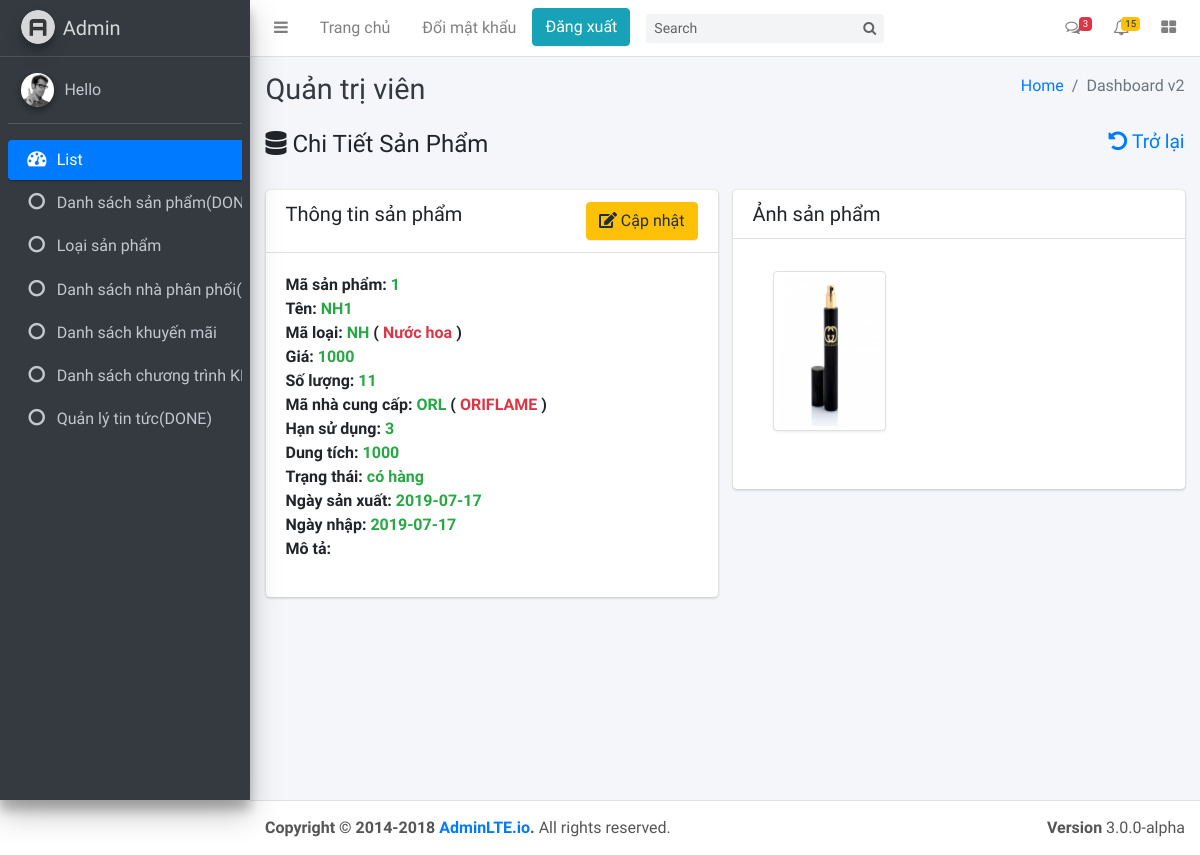
Screenshot of /admin/indexAdmin.php?page=detail-product&&masp=1 with the database file from the repository.
### tables this page shows
CREATE TABLE `sp` (
  `MaSP` varchar(25) NOT NULL,
  `Maloai` varchar(25) NOT NULL,
  `Tensp` varchar(250) NOT NULL,
  `Gia` int(11) NOT NULL,
  `Soluong` int(11) NOT NULL,
  `MaNcc` varchar(25) NOT NULL,
  `Ngaysanxuat` date NOT NULL,
  `hansudung` int(11) NOT NULL,
  `dungtich` int(11) NOT NULL,
  `Mota` mediumtext NOT NULL,
  `Ngaynhaphang` date NOT NULL,
  `trangthai` varchar(25) NOT NULL
);

CREATE TABLE `loaisp` (
  `MaLoai` varchar(25) NOT NULL,
  `TenLoai` varchar(250) NOT NULL,
  `Mota` mediumtext NOT NULL
);

CREATE TABLE `nhacungcap` (
  `MaNCC` varchar(25) NOT NULL,
  `TenNCC` varchar(250) NOT NULL,
  `Diachi` varchar(500) NOT NULL,
  `MaSoThue` varchar(25) NOT NULL,
  `Gioithieu` mediumtext NOT NULL
);

CREATE TABLE `video` (
  `MaMulti` varchar(25) NOT NULL,
  `URLVideo` varchar(250) NOT NULL,
  `URLHinh` varchar(250) NOT NULL,
  `MaSP` varchar(25) NOT NULL,
  `MaTin` varchar(25) NOT NULL,
  `MaKH` varchar(25) NOT NULL
);

### select.php (called while the page is built, shortened)
<?php
    function query_select($sql)
    {
        $table = array();
        try {
            include 'connect.php';
            $stmt = $conn->prepare($sql);
            $stmt->execute();
            $table = $stmt;
        } catch (PDOException $e) {
            echo "connection failed: " . $e->getMessage();
        }
        return $table;
    }
?>

### admin/Detail/detail-product.php (the view, shortened to what this page needs)
<?php $masp = $_GET['masp']; ?>
<div class="row">
    <div class="col-12">
        <h4>
            <i class="fas fa-database"></i> Chi Tiết Sản Phẩm
            <small class="float-right"><a href="indexAdmin.php"><i class="fas fa-undo-alt"></i> Trở lại</a></small>
        </h4>
    </div>
</div><br>
<div class="row">
    <div class="col-md-6">
        <form method="POST" action="">
            <div class="card">
                <div class="card-header">
                    <h3 class="card-title">
                        Thông tin sản phẩm
                        <small class="float-right">
                            <?php
                                if(isset($_POST['submit-undo']) || !isset($_POST['submit-undo']))
                                {
                                    echo '<button type="submit" class="btn btn-warning" name="update-product"><i class="fas fa-edit"></i> Cập nhật</button>';
                                }
                            ?>
                        </small>
                    </h3>
                </div>
                <?php
                    $table = query_select("SELECT * FROM sp, loaisp, nhacungcap WHERE sp.Maloai = loaisp.Maloai AND sp.MaNcc = nhacungcap.MaNCC AND sp.MaSP = '$masp'");
                    $count = $table->rowCount();
                    if($count > 0)
                    {
                        foreach ($table as $row) {
                ?>
                <div class="card-body">
                    <?php
                        if(!isset($_POST['update-product']))
                        {
                            ?>
                            <dl>
                                <dt>Mã sản phẩm: <span class="text-success"><?php echo $row['MaSP']; ?></span> </dt>
                                <dt>Tên: <span class="text-success"><?php echo $row['Tensp']; ?></span> </dt>
                                <dt>Mã loại: <span class="text-success"><?php echo $row['Maloai']; ?></span> ( <span class="text-danger"><?php echo $row['TenLoai']; ?></span> ) </dt>
                                <dt>Giá: <span class="text-success"><?php echo $row['Gia']; ?></span> </dt>
                                <dt>Số lượng: <span class="text-success"><?php echo $row['Soluong']; ?></span> </dt>
                                <dt>Mã nhà cung cấp: <span class="text-success"><?php echo $row['MaNcc']; ?></span> ( <span class="text-danger"><?php echo $row['TenNCC']; ?></span> )</dt>
                                <dt>Hạn sử dụng: <span class="text-success"><?php echo $row['hansudung']; ?></span> </dt>
                                <dt>Dung tích: <span class="text-success"><?php echo $row['dungtich']; ?></span> </dt>
                                <dt>Trạng thái: <span class="text-success"><?php echo $row['trangthai']; ?></span> </dt>
                                <dt>Ngày sản xuất: <span class="text-success"><?php echo $row['Ngaysanxuat']; ?></span> </dt>
                                <dt>Ngày nhập: <span class="text-success"><?php echo $row['Ngaynhaphang']; ?></span> </dt>
                                <dt>Mô tả: <span class="text-success"><?php echo $row['MotaSP']; ?></span> </dt>
                            </dl>
                        <?php
                        }
                    ?>
                </div>
                <?php
                        }
                    }
                ?>
            </div>
        </form>
    </div>
    <div class="col-md-6">
        <div class="card">
            <div class="card-header">
                <h3 class="card-title">
                    Ảnh sản phẩm
                </h3>
            </div>
            <div class="card-body">
                <dl class="dl-horizontal">
                    <div class="card-footer bg-white">
                        <div class="row">
                            <?php
                                $table = query_select("SELECT * FROM video WHERE video.MaSP = '$masp'");
                                $count = $table->rowCount();
                                if($count > 0)
                                {
                                    foreach ($table as $row_img) {
                            ?>
                            <div class="col-md-4" style="margin-bottom:10px;">
                                <img class="img-thumbnail" src="./../<?php echo $row_img['URLHinh'] ?>" style="height:160px;">
                            </div>
                                <?php
                                    }
                                }
                            ?>
                        </div>
                    </div>
                </dl>
            </div>
        </div>
    </div>
</div>

### assets/scss/main.css (style rules this page uses)
html, body, div, span, object, iframe, h1, h2, h3, h4, h5, h6, p, blockquote, pre, abbr, address, cite, code, del, dfn, em, img, ins, kbd, q, samp, small, strong, sub, sup, var, b, i, dl, dt, dd, ol, ul, li, fieldset, form, label, legend, table, caption, tbody, tfoot, thead, tr, th, td, article, aside, canvas, details, figcaption, figure, footer, header, hgroup, menu, nav, section, summary, time, mark, audio, video { margin: 0; padding: 0; border: 0; outline: 0; font-size: 100%; vertical-align: baseline; background: transparent; box-sizing: border-box; -moz-box-sizing: border-box; -webkit-box-sizing: border-box; }
body { font: 15px/1 poppins-regular, Arial, Helvetica, sans-serif; }
a { margin: 0; padding: 0; font-size: 100%; vertical-align: baseline; background: transparent; text-decoration: none; }

### rows the page displays
sp: MaSP "1", Tensp "NH1", Maloai "NH", Maloai.TenLoai "Nước hoa", Gia "1000", Soluong "11", MaNcc "ORL", MaNcc.TenNCC "ORIFLAME", hansudung "3", dungtich "1000", trangthai "có hàng", Ngaysanxuat "2019-07-17", Ngaynhaphang "2019-07-17"
video: URLHinh (picture)
